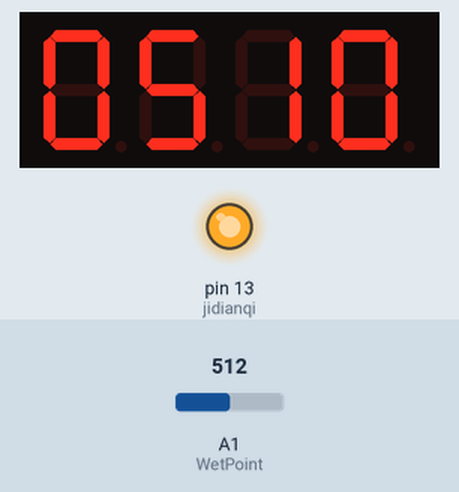
Bench run of a sketch on a simulated Arduino Uno, built with avr-gcc and run on an emulated ATmega328P. Shown: 4-digit seven-segment display, output pins drawn as LEDs (lit = HIGH). Wiring (inferred from the names in the program): 4-digit 7-segment display, segments lit when HIGH: segments pin 1, pin 2, pin 3, pin 4, pin 5, pin 6, pin 7; digit selects pin 12, pin 11, pin 10, pin 9. The test bench sets the inputs (shaded band); at power-on: A1 (WetPoint) = 512. The segment pins are drawn as the display they are named for; pins used as bus, display or sensor lines are not drawn.

Above: at 1.2 s.
1.3 s: A1 (WetPoint) set to 660
At 2.5 s:
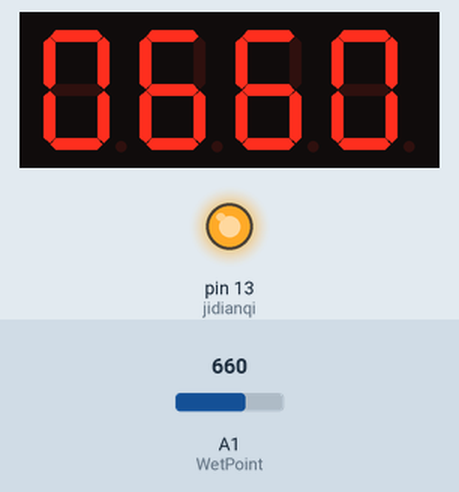
2.8 s: A1 (WetPoint) set to 640
At 3.8 s:
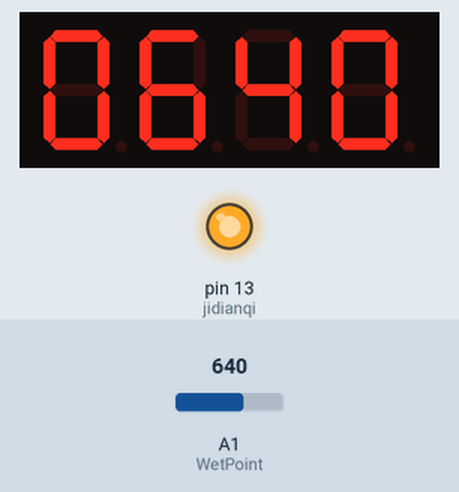
4.3 s: A1 (WetPoint) set to 716
At 4.9 s:
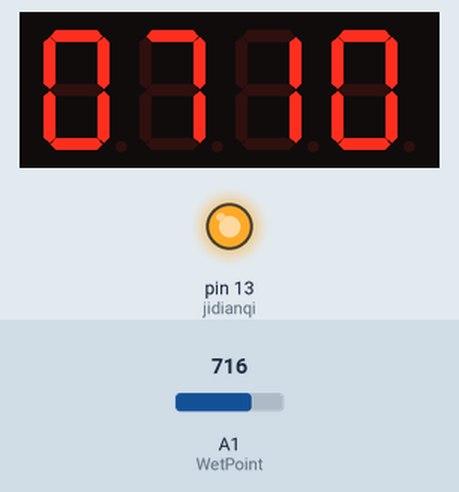
Timing chart, 0 to 7.3 s (numbered marks = the images above; inputs shaded):
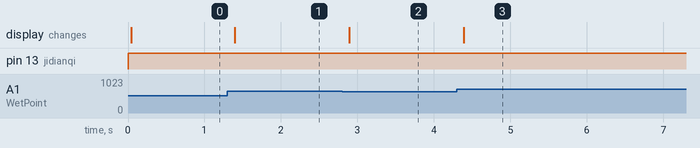

Measured:
- after the input at 1.3 s, the display: changes after 0.10 s (image 1)
- after the input at 2.8 s, the display: changes after 0.09 s (image 2)
- after the input at 4.3 s, the display: changes after 0.09 s (image 3)

The sketch:

flower_water.ino
```cpp
#define WetPoint A1
#define jidianqi 13


//设置每个数码管的灯管控制
int a = 1;
int b = 2;
int c = 3;
int d = 4;
int e = 5;
int f = 6;
int g = 7;
//设置数码管控制接口
int d4 = 9;
int d3 = 10;
int d2 = 11;
int d1 = 12;

 int qian,bai,shi,ge;

//定义湿度上限
int wetTopLevel=850;  //湿度的上限，这里的上限代表很干燥
int wetLowLevel=650; //湿度的下限
int waterTime=5000; //浇水的时间
int num;  //实时湿度读取变量

//设计loopCheckTime everyLoopTime commonDelay 和 showNumTime是考虑避免多线程 ，原理是 总的监测时间除以一次LOOP的大概总时间 赋值为count_top ，每次LOOP循环则把currentCount+1，如果currentCount大于count_top 则执行湿度监测
unsigned long loopCheckTime=1*60;//这是1分钟的监测时间
long everyLoopTime=0; //Loop函数的大概总时间 在loop函数开始出初始计算获得
int commonDelay=0; //公共等待时间 用于调整总等待毫秒数
int showNumTime=5;
long count_top=0;
long currentCount=0;
void setup() {
  //初始化引脚
  //Serial.begin(9600);
  pinMode(d1, OUTPUT);
  pinMode(d2, OUTPUT);
  pinMode(d3, OUTPUT);
  pinMode(d4, OUTPUT);
  pinMode(a, OUTPUT);
  pinMode(b, OUTPUT);
  pinMode(c, OUTPUT);
  pinMode(d, OUTPUT);
  pinMode(e, OUTPUT);
  pinMode(f, OUTPUT);
  pinMode(g, OUTPUT);
  pinMode(jidianqi, OUTPUT);
}


int firstFlag=1; //设置firstFlag 变量 是为了标志系统的的初始化
void loop() {
  if(firstFlag==1)  //如果当前是arduino首次启动的状态
  {
    if(num<=wetLowLevel)  //如果湿度已经低于湿度下限 就立即停止抽水
    {
        //停止抽水
        digitalWrite(jidianqi,HIGH);
        //响蜂鸣器
    }
   loopCheckTime=loopCheckTime*1000; //把检测等待时间转换为毫秒单位 只需要一次计算即可 所以放在此处
   firstFlag++;
  }
   everyLoopTime=commonDelay+showNumTime*4; //算出每次系统循环所消耗的总时间 单位为毫秒
   count_top=loopCheckTime/everyLoopTime; //算出循环计数的上限值
   num=analogRead(WetPoint); //读取湿度的数值
   divNumAndLight(num,showNumTime); //拆分数字的每一位，并显示湿度数值到四位数码管

   currentCount=currentCount+1;
    if(num>=wetTopLevel && currentCount==1) //如果湿度数值高于湿度上限 而且是第一次 就立即抽5秒水
    {
        digitalWrite(jidianqi,LOW); //抽水
        delay(waterTime);
        digitalWrite(jidianqi,HIGH);//停止抽水
    }
    if(currentCount>=count_top) //现在系统已经循环超过了浇水监测时间【默认是30分钟】
    {
      if(num<=wetLowLevel)  //如果湿度已经低于湿度下限 就立即停止抽水
      {
          //停止抽水
          digitalWrite(jidianqi,HIGH);
          //响蜂鸣器
          currentCount=count_top+10;//此处的计算是为了避免【高速的loop循环导致无休止的递加从而可能引发的溢出异常】
      }else if(num>=wetTopLevel) //如果湿度已经超过湿度上限
       {
          digitalWrite(jidianqi,LOW); //抽水
          delay(waterTime);
          digitalWrite(jidianqi,HIGH);//停止抽水
          currentCount=2; //赋值为1就避免了第二个if 避免两次浇水
        }
    }
  //delay(commonDelay);  //公共等待时间，目的是用于凑整调优系统运行时间，但是如果开启此处使用会导致数码管显示的视觉异常【数码管会不停闪烁】
}

void pickDigit(int x)  //定义pickDigit(x),其作用是指定使用哪个数码管
{
  digitalWrite(d1, HIGH);
  digitalWrite(d2, HIGH);
  digitalWrite(d3, HIGH);
  digitalWrite(d4, HIGH);
  switch(x)
  {
  case 1:
    digitalWrite(d1, LOW);
    break;
  case 2:
    digitalWrite(d2, LOW);
    break;
  case 3:
    digitalWrite(d3, LOW);
    break;
  default:
    digitalWrite(d4, LOW);
    break;
  }
}

void divNumAndLight(int num,int delaytime){

    qian=num/1000;
    bai=(num/100)%10;
    shi=(num%100)/10;
    ge=num%10;
    ge=0;
      clearLEDs();
      pickDigit(1);
      showNum(qian);
      delayMicroseconds(delaytime*1000); //此处的单位是微秒 时间很短产生视觉停留

      clearLEDs();
      pickDigit(2);
      showNum(bai);
      delayMicroseconds(delaytime*1000);

      clearLEDs();
      pickDigit(3);
      showNum(shi);
      delayMicroseconds(delaytime*1000);

      clearLEDs();
      pickDigit(4);
      showNum(ge);
      delayMicroseconds(delaytime*1000);
  }


  void showNum(int num)
  {
    switch(num)
    {
      case 0:
          digitalWrite(a,HIGH);
          digitalWrite(b,HIGH);
          digitalWrite(c,HIGH);
          digitalWrite(d,HIGH);
          digitalWrite(e,HIGH);
          digitalWrite(f,HIGH);
          digitalWrite(g,LOW);
          break;
      case 1:
          digitalWrite(a,LOW);
          digitalWrite(b,HIGH);
          digitalWrite(c,HIGH);
          digitalWrite(d,LOW);
          digitalWrite(e,LOW);
          digitalWrite(f,LOW);
          digitalWrite(g,LOW);
          break;
      case 2:
          digitalWrite(a,HIGH);
          digitalWrite(b,HIGH);
          digitalWrite(c,LOW);
          digitalWrite(d,HIGH);
          digitalWrite(e,HIGH);
          digitalWrite(f,LOW);
          digitalWrite(g,HIGH);
          break;
      case 3:
          digitalWrite(a,HIGH);
          digitalWrite(b,HIGH);
          digitalWrite(c,HIGH);
          digitalWrite(d,HIGH);
          digitalWrite(e,LOW);
          digitalWrite(f,LOW);
          digitalWrite(g,HIGH);
          break;
      case 4:
          digitalWrite(a,LOW);
          digitalWrite(b,HIGH);
          digitalWrite(c,HIGH);
          digitalWrite(d,LOW);
          digitalWrite(e,LOW);
          digitalWrite(f,HIGH);
          digitalWrite(g,HIGH);
          break;
      case 5:
          digitalWrite(a,HIGH);
          digitalWrite(b,LOW);
          digitalWrite(c,HIGH);
          digitalWrite(d,HIGH);
          digitalWrite(e,LOW);
          digitalWrite(f,HIGH);
          digitalWrite(g,HIGH);
          break;
      case 6:
          digitalWrite(a,HIGH);
          digitalWrite(b,LOW);
          digitalWrite(c,HIGH);
          digitalWrite(d,HIGH);
          digitalWrite(e,HIGH);
          digitalWrite(f,HIGH);
          digitalWrite(g,HIGH);
          break;
      case 7:
          digitalWrite(a,HIGH);
          digitalWrite(b,HIGH);
          digitalWrite(c,HIGH);
          digitalWrite(d,LOW);
          digitalWrite(e,LOW);
          digitalWrite(f,LOW);
          digitalWrite(g,LOW);
          break;
      case 8:
          digitalWrite(a,HIGH);
          digitalWrite(b,HIGH);
          digitalWrite(c,HIGH);
          digitalWrite(d,HIGH);
          digitalWrite(e,HIGH);
          digitalWrite(f,HIGH);
          digitalWrite(g,HIGH);
          break;
      case 9:
          digitalWrite(a,HIGH);
          digitalWrite(b,HIGH);
          digitalWrite(c,HIGH);
          digitalWrite(d,HIGH);
          digitalWrite(e,LOW);
          digitalWrite(f,HIGH);
          digitalWrite(g,HIGH);
          break;
    }
  }


  void clearLEDs()  //清屏
{
  digitalWrite(a, LOW);
  digitalWrite(b, HIGH);
  digitalWrite(c, HIGH);
  digitalWrite(d, HIGH);
  digitalWrite(e, HIGH);
  digitalWrite(f, HIGH);
  digitalWrite(g, HIGH);
}
```
